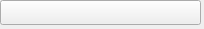
<?xml version="1.0" encoding="UTF-8"?>
<ui version="4.0">
 <class>hp_faultwarning</class>
 <widget class="QWidget" name="hp_faultwarning">
  <property name="geometry">
   <rect>
    <x>0</x>
    <y>0</y>
    <width>204</width>
    <height>29</height>
   </rect>
  </property>
  <property name="windowTitle">
   <string>Form</string>
  </property>
  <widget class="QPushButton" name="pushButton_2">
   <property name="geometry">
    <rect>
     <x>0</x>
     <y>0</y>
     <width>201</width>
     <height>25</height>
    </rect>
   </property>
   <property name="styleSheet">
    <string notr="true">font: 6pt &quot;Ubuntu&quot;;</string>
   </property>
   <property name="text">
    <string/>
   </property>
  </widget>
 </widget>
 <resources/>
 <connections/>
</ui>
